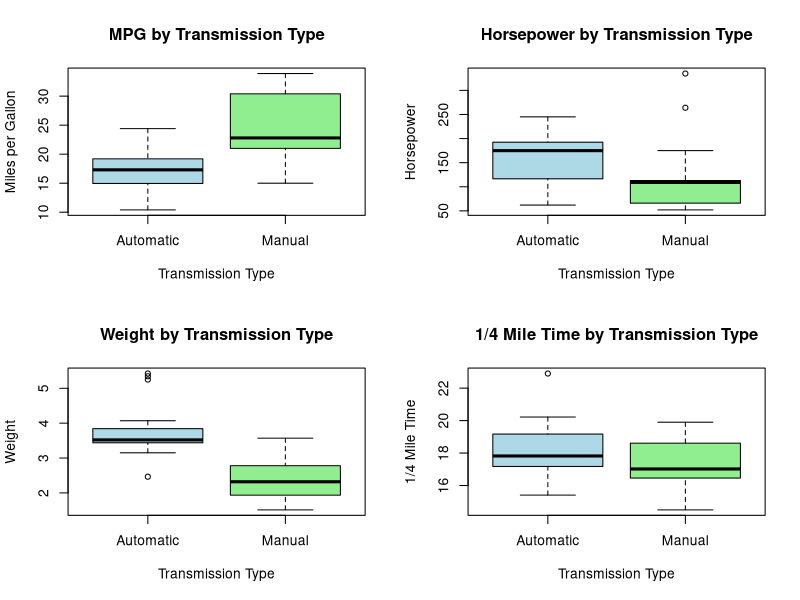

Write R code to recreate this figure.
## ---- chunk 1
# Load the 'dplyr' library (data pliers) 
library(dplyr)

# Load dataset
data(mtcars)

# Conduct t-test on mpg (miles per gallon) for cars with automatic and manual transmission.
automatic_cars <- mtcars %>% filter(am == 1)
manual_cars    <- mtcars %>% filter(am == 0)
head(automatic_cars)
head(manual_cars)

## ---- chunk 2

# Compute descriptive statistics and summarize data for each group
autosummary <- automatic_cars %>%
  group_by(am) %>%
  summarise(average = mean(mpg),
            sd     = sd(mpg),
            min    = min(mpg),
            max    = max(mpg))
manusummary  <- manual_cars %>%
  group_by(am) %>%
  summarise(average = mean(mpg),
            sd     = sd(mpg),
            min    = min(mpg),
            max    = max(mpg))

# View descriptive statistics for both groups
autosummary
manusummary
## ---- chunk 3
# Conduct t-test on mpg for the two groups
# t test is a statistical test used to compare the means of two groups
ttest_result <- t.test(automatic_cars$mpg, manual_cars$mpg)

# Interpret t-test results
cat(' t-test statistic :', ttest_result$statistic, ' ')
#cat('degrees of freedom:', ttest_result$
cat('p-value :', ttest_result$p.val)
if (ttest_result$p.val < 0.05){
  cat(" Conclusion: because the p.val is less than 0.05 when we compare the means with the t.test functino, there very likely IS a significant difference in mean mpg between cars with automatic and manual transmission, the low p-value tells us that the null hypothesis, that the means were equal, is false (Reject H0 the null hypothesis)")
} else {
  cat(" Fail to reject H0, no significant difference in mean mpg between cars with automatic and manual transmission.")
}

# ("Reject H0, there is a significant difference in mean mpg between cars with automatic and manual transmission")
## ---- chunk 4

##### NOTE: copy this out of qmd notebook, paste in to an "R" script for proper display in R studio 

# Load the dataset
data(mtcars)

# am  (automatic or manual) 
mtcars$am <- factor(mtcars$am, labels = c("Automatic", "Manual"))

# set up plot area 
par(mfrow = c(2, 2)) # Adjust rows and columns as needed

# boxplot, miles per gallon (by transmission type auto or manual)
boxplot(mpg ~ am, data = mtcars, main = "MPG by Transmission Type", 
        xlab = "Transmission Type", ylab = "Miles per Gallon", 
        col = c("lightblue", "lightgreen"))

# boxplot for hp (horsepower)
boxplot(hp ~ am, data = mtcars, main = "Horsepower by Transmission Type", 
        xlab = "Transmission Type", ylab = "Horsepower", 
        col = c("lightblue", "lightgreen"))

# boxplot vehicle wt (weight)
boxplot(wt ~ am, data = mtcars, main = "Weight by Transmission Type", 
        xlab = "Transmission Type", ylab = "Weight", 
        col = c("lightblue", "lightgreen"))

# boxplot for track time over 1/4 mile (qsec)
boxplot(qsec ~ am, data = mtcars, main = "1/4 Mile Time by Transmission Type", 
        xlab = "Transmission Type", ylab = "1/4 Mile Time", 
        col = c("lightblue", "lightgreen"))
